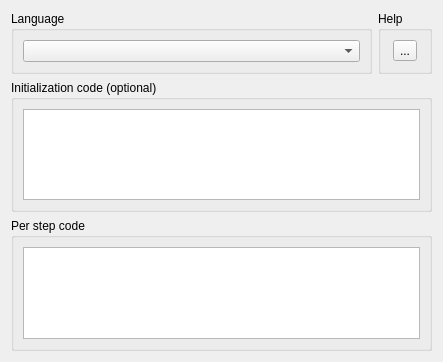
<?xml version="1.0" encoding="UTF-8"?>
<ui version="4.0">
 <class>PopulateScriptConfig</class>
 <widget class="QWidget" name="PopulateScriptConfig">
  <property name="geometry">
   <rect>
    <x>0</x>
    <y>0</y>
    <width>443</width>
    <height>362</height>
   </rect>
  </property>
  <property name="windowTitle">
   <string>Form</string>
  </property>
  <property name="initialSize" stdset="0">
   <size>
    <width>440</width>
    <height>360</height>
   </size>
  </property>
  <layout class="QGridLayout" name="gridLayout">
   <item row="1" column="0" colspan="2">
    <widget class="QGroupBox" name="initCodeGroup">
     <property name="title">
      <string>Initialization code (optional)</string>
     </property>
     <layout class="QVBoxLayout" name="verticalLayout_4">
      <item>
       <widget class="QPlainTextEdit" name="initCodeEdit">
        <property name="cfg" stdset="0">
         <string>PopulateScript.InitCode</string>
        </property>
        <property name="scriptingEdit" stdset="0">
         <bool>true</bool>
        </property>
       </widget>
      </item>
     </layout>
    </widget>
   </item>
   <item row="2" column="0" colspan="2">
    <widget class="QGroupBox" name="codeGroup">
     <property name="title">
      <string>Per step code</string>
     </property>
     <layout class="QVBoxLayout" name="verticalLayout_2">
      <item>
       <widget class="QPlainTextEdit" name="codeEdit">
        <property name="cfg" stdset="0">
         <string>PopulateScript.Code</string>
        </property>
        <property name="scriptingEdit" stdset="0">
         <bool>true</bool>
        </property>
       </widget>
      </item>
     </layout>
    </widget>
   </item>
   <item row="0" column="0">
    <widget class="QGroupBox" name="langGroup">
     <property name="sizePolicy">
      <sizepolicy hsizetype="Expanding" vsizetype="Preferred">
       <horstretch>0</horstretch>
       <verstretch>0</verstretch>
      </sizepolicy>
     </property>
     <property name="title">
      <string>Language</string>
     </property>
     <layout class="QVBoxLayout" name="verticalLayout_3">
      <item>
       <widget class="QComboBox" name="langCombo">
        <property name="cfg" stdset="0">
         <string>PopulateScript.Language</string>
        </property>
        <property name="ScriptingLangCombo" stdset="0">
         <bool>true</bool>
        </property>
       </widget>
      </item>
     </layout>
    </widget>
   </item>
   <item row="0" column="1">
    <widget class="QGroupBox" name="groupBox">
     <property name="title">
      <string>Help</string>
     </property>
     <layout class="QHBoxLayout" name="horizontalLayout">
      <item>
       <widget class="QToolButton" name="toolButton">
        <property name="text">
         <string>...</string>
        </property>
        <property name="openUrl" stdset="0">
         <string>http://sqlitestudio.pl/wiki/index.php/Official_plugins#Script_.28built-in.29</string>
        </property>
        <property name="customIcon" stdset="0">
         <string>help</string>
        </property>
       </widget>
      </item>
     </layout>
    </widget>
   </item>
  </layout>
 </widget>
 <resources/>
 <connections/>
</ui>
